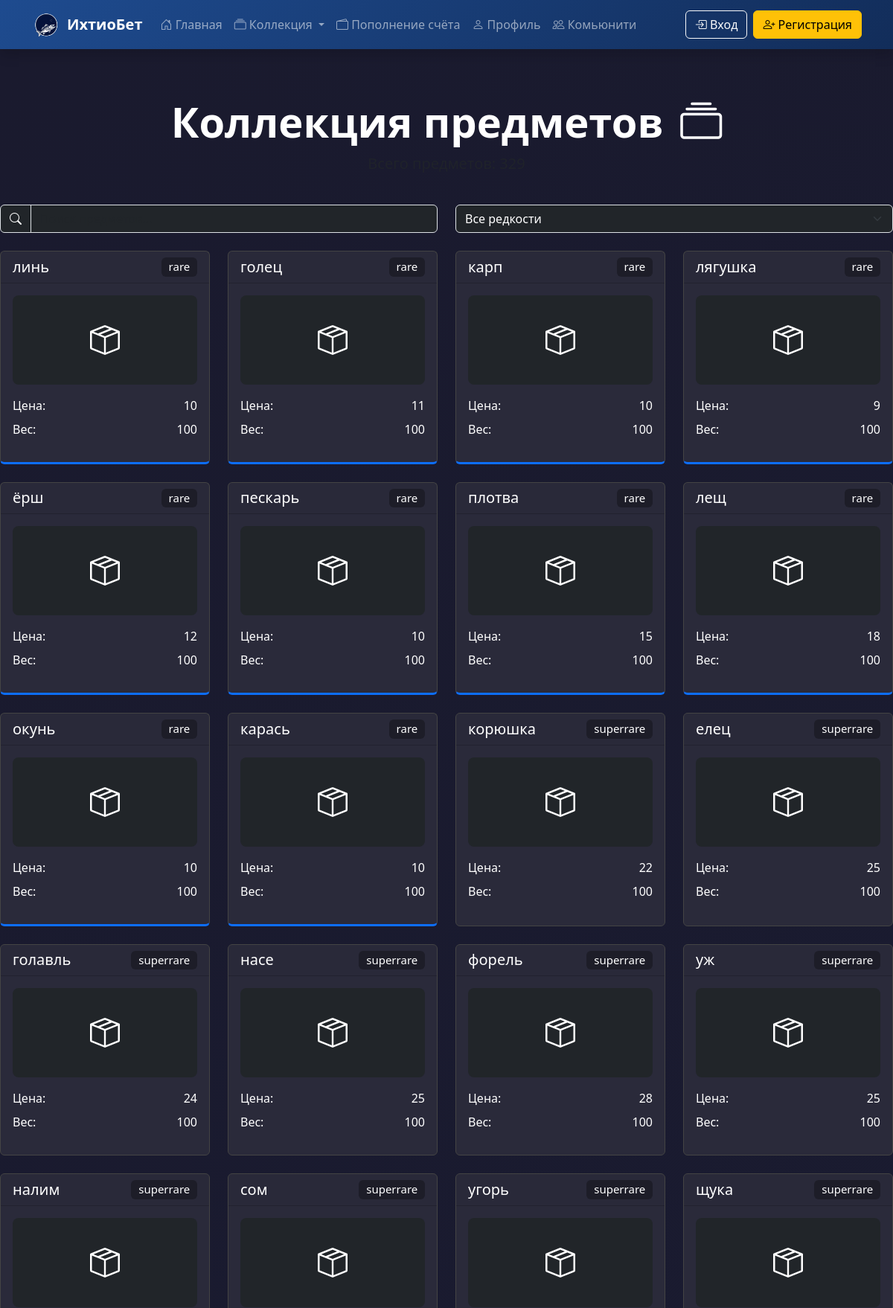
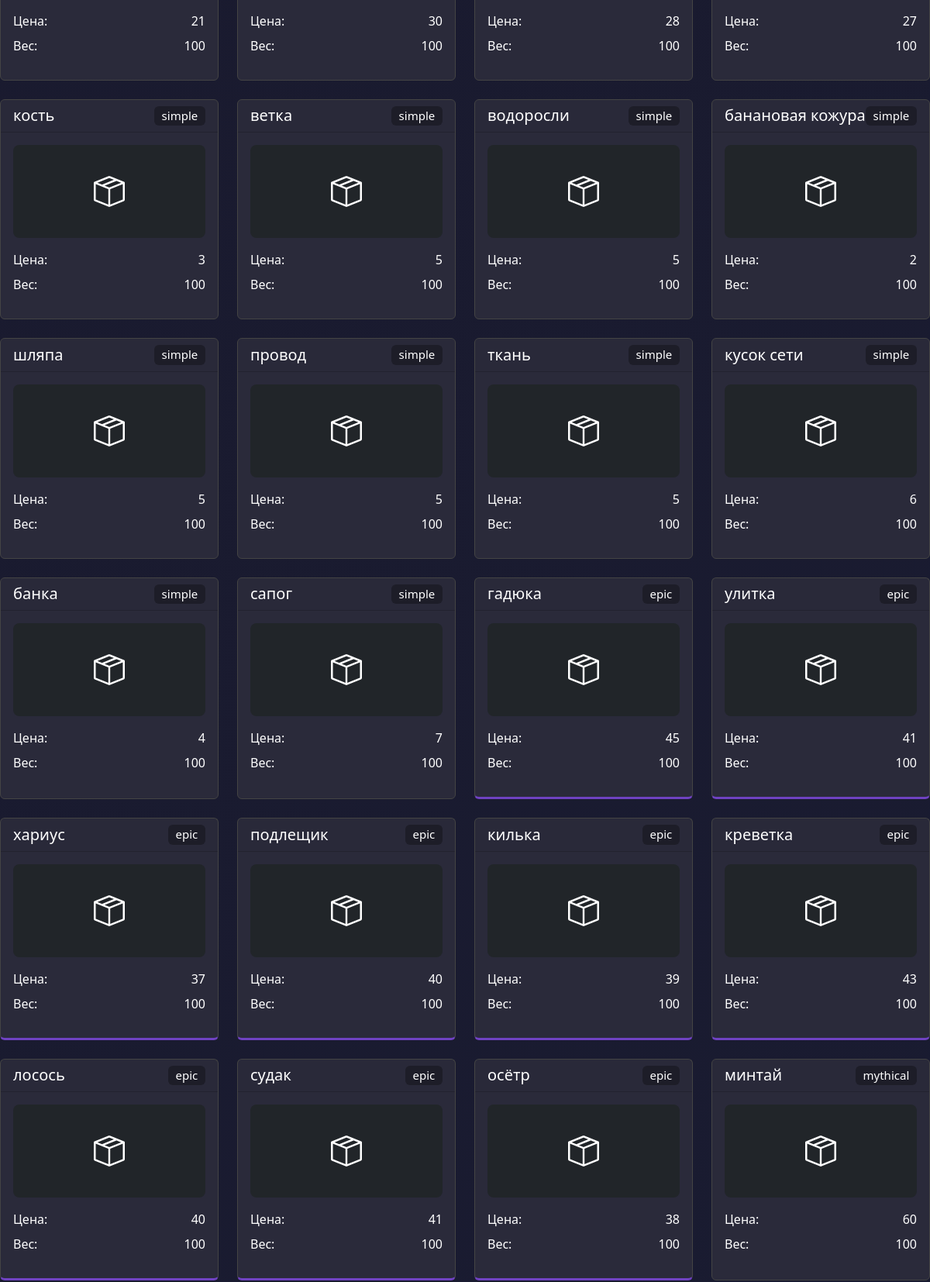
The page /collectionpage (upper part) on the database its author committed (2 pictures, top to bottom).
### app/models.py (models this page shows)
class Base(DeclarativeBase):
    pass

class Items(Base, SerializerMixin):
    __tablename__ = "items"
    id = Column(Integer(), primary_key=True, autoincrement=True)
    name = Column(String(50), nullable=False)
    cost = Column(Integer(), nullable=False)
    rname = Column(String(), nullable=False)
    rarity = Column(String(), nullable=False)
    color = Column(String(), nullable=False)
    w = Column(Integer(), nullable=False)

### app/routes/auth.py (the view)
@auth_bp.route("/collectionpage")
def page_coll():
    user_id = session.get("user_id")
    db_session = factory()
    user = db_session.get(User, user_id)
    inventory = db_session.query(Items)
    inventorys = list()
    for i in inventory:
        b = [i.rname, i.cost, i.rarity, i.color, i.w]
        inventorys.append(b)
    return render_template("collection.html", user=user, inventory=inventorys)

### templates/collection.html (shortened to what this page needs)
{% extends "reuse/base.html" %}
{% block content %}
<div class="collection-container py-5">
  <div class="pricing-header p-3 pb-md-4 mx-auto text-center">
    <h1 class="display-4 fw-bold text-white animate__animated animate__fadeInDown">
      Коллекция предметов
      <i class="bi bi-collection ms-2"></i>
    </h1>
    <p class="fs-5 text-muted animate__animated animate__fadeIn animate__delay-1s">
    </p>
  </div>
  <div class="row mb-4 animate__animated animate__fadeIn animate__delay-1s">
    <div class="col-md-6">
      <div class="input-group">
        <span class="input-group-text bg-dark text-white">
          <i class="bi bi-search"></i>
        </span>
        <input type="text" class="form-control bg-dark text-white" id="searchInput" placeholder="Поиск предметов...">
      </div>
    </div>
    <div class="col-md-6 mt-2 mt-md-0">
      <select class="form-select bg-dark text-white" id="rarityFilter">
        <option value="all">Все редкости</option>
      </select>
    </div>
  </div>
  <div class="row row-cols-1 row-cols-sm-2 row-cols-md-3 row-cols-lg-4 g-4 inventory-grid">
    {% for item in inventory %}
    <div class="col" data-rarity="{{ item[2]|lower }}">
      <div class="card h-100 rarity-{{ item[2]|lower }} animate__animated animate__fadeInUp">
        <div class="card-header">
          <h5 class="my-0 text-white d-flex justify-content-between align-items-center">
            {{ item[0] }}
            <span class="badge rarity-badge">{{ item[2] }}</span>
          </h5>
        </div>
        <div class="card-body d-flex flex-column">
          <div class="mb-3">
            <div class="item-image-placeholder bg-dark rounded-3 d-flex align-items-center justify-content-center mb-3" style="height: 120px;">
              <i class="bi bi-box-seam fs-1 text-white"></i>
            </div>
            <div class="d-flex justify-content-between mb-2">
              <span class="text-white">Цена:</span>
              <span class="text-white">{{ item[1] }}</span>
            </div>
            <div class="d-flex justify-content-between">
              <span class="text-white">Вес:</span>
              <span class="text-white">{{ item[4] }}</span>
            </div>
          </div>
        </div>
      </div>
    </div>
    {% endfor %}
  </div>
</div>
<link rel="stylesheet" href="https://cdn.jsdelivr.net/npm/bootstrap-icons@1.10.0/font/bootstrap-icons.css">
<link rel="stylesheet" href="https://cdnjs.cloudflare.com/ajax/libs/animate.css/4.1.1/animate.min.css">
{% endblock %}

### templates/reuse/base.html (shortened to what this page needs)
<!DOCTYPE html>
<html lang="ru">
<head>
    <link href="https://cdn.jsdelivr.net/npm/bootstrap@5.3.3/dist/css/bootstrap.min.css" rel="stylesheet">
    <link rel="stylesheet" href="https://cdn.jsdelivr.net/npm/bootstrap-icons@1.11.1/font/bootstrap-icons.css">
    <link rel="stylesheet" href="{{ url_for('static', filename='index.css') }}">
    <link rel="stylesheet" href="static/index.css" />
</head>
<body class="bg-dark-blue text-light d-flex flex-column min-vh-100">
    {% include 'reuse/navigation.html' %}
    <main class="flex-grow-1">
        {% block content %}{% endblock %}
    </main>
</body>
</html>

### templates/reuse/navigation.html (shortened to what this page needs)
<nav class="navbar navbar-expand-lg navbar-dark bg-primary-gradient shadow">
    <div class="container">
        <a class="navbar-brand d-flex align-items-center" href="{{ url_for('index.index') }}">
            <img src="{{ url_for('static', filename='img/logo.png') }}" alt="ИхтиоБет" height="40" class="me-2">
            <span class="fw-bold">ИхтиоБет</span>
        </a>
        <div class="collapse navbar-collapse" id="navbarContent">
            <ul class="navbar-nav me-auto mb-2 mb-lg-0">
                <li class="nav-item">
                    <a class="nav-link {{ 'active' if request.endpoint == '' }}" href="{{ url_for('index.index') }}">
                        <i class="bi bi-house-door"></i> Главная
                    </a>
                </li>
                <li class="nav-item dropdown">
                    <a class="nav-link dropdown-toggle" href="#" id="collectionDropdown" role="button" data-bs-toggle="dropdown">
                        <i class="bi bi-collection"></i> Коллекция
                    </a>
                </li>
                <li class="nav-item">
                    <a class="nav-link {{ 'active' if request.endpoint == 'promo' }}" href="{{ url_for('payments.promo') }}">
                        <i class="bi bi-wallet2"></i> Пополнение счёта
                    </a>
                </li>
                <li class="nav-item">
                    <a class="nav-link {{ 'active' if request.endpoint == 'profile' }}" href="{{ url_for('auth.profile') }}">
                        <i class="bi bi-person"></i> Профиль
                    </a>
                </li>
                <li class="nav-item">
                    <a class="nav-link {{ 'active' if request.endpoint == 'community' }}" href="{{ url_for('community.community') }}">
                        <i class="bi bi-people"></i> Комьюнити
                    </a>
                </li>
            </ul>
            <div class="d-flex align-items-center">
                {% if not user %}
                    <a class="btn btn-outline-light me-2" href="{{ url_for('auth.login_user') }}">
                        <i class="bi bi-box-arrow-in-right"></i> Вход
                    </a>
                    <a class="btn btn-warning" href="{{ url_for('auth.register_user') }}">
                        <i class="bi bi-person-plus"></i> Регистрация
                    </a>
                {% endif %}
            </div>
        </div>
    </div>
</nav>

### static/index.css (style rules this page uses)
:root { --dark-blue: #0a192f; --darker-blue: #0a1428; --primary-blue: #1e4b8f; --teal: #00b4d8; --purple: #6a4c93; --orange: #ff7b00; --gold: #ffd700; }
body { background-color: var(--dark-blue); color: #e6f1ff; }
.bg-dark-blue { background-color: var(--dark-blue); }
.bg-primary-gradient { background: linear-gradient(135deg, var(--primary-blue), #122d5a); }

### templates/collection.html (style rules this page uses)
.collection-container { background: linear-gradient(135deg, #1a1a2e 0%, #16213e 100%); min-height: 100vh; color: white; }
.card { background-color: #2a2a3a; border: 1px solid #444; transition: all 0.3s ease; }
.rarity-rare { border-bottom: 3px solid #0d6efd; }
.rarity-epic { border-bottom: 3px solid #6f42c1; }
.rarity-badge { background-color: rgba(0, 0, 0, 0.3); font-weight: normal; }

### rows shown on the page
Items: rname "линь", rarity "rare", cost "10", w "100"
Items: rname "голец", rarity "rare", cost "11", w "100"
Items: rname "карп", rarity "rare", cost "10", w "100"
Items: rname "лягушка", rarity "rare", cost "9", w "100"
Items: rname "ёрш", rarity "rare", cost "12", w "100"
Items: rname "пескарь", rarity "rare", cost "10", w "100"
Items: rname "плотва", rarity "rare", cost "15", w "100"
Items: rname "лещ", rarity "rare", cost "18", w "100"
Items: rname "окунь", rarity "rare", cost "10", w "100"
Items: rname "карась", rarity "rare", item "10", w "100"
Items: rname "корюшка", rarity "superrare", cost "22", w "100"
Items: rname "елец", rarity "superrare", cost "25", w "100"
Items: rname "голавль", rarity "superrare", cost "24", w "100"
Items: rname "насе", rarity "superrare", cost "25", w "100"
Items: rname "форель", rarity "superrare", cost "28", w "100"
Items: rname "уж", rarity "superrare", cost "25", w "100"
Items: rname "налим", rarity "superrare", cost "21", w "100"
Items: rname "сом", rarity "superrare", cost "30", w "100"
Items: rname "угорь", rarity "superrare", cost "28", w "100"
Items: rname "щука", rarity "superrare", cost "27", w "100"
Items: rname "кость", rarity "simple", cost "3", w "100"
Items: rname "ветка", rarity "simple", cost "5", w "100"
Items: rname "водоросли", rarity "simple", cost "5", w "100"
Items: rname "банановая кожура", rarity "simple", cost "2", w "100"
Items: rname "шляпа", rarity "simple", cost "5", w "100"
Items: rname "провод", rarity "simple", cost "5", w "100"
Items: rname "ткань", rarity "simple", cost "5", w "100"
Items: rname "кусок сети", rarity "simple", cost "6", w "100"
Items: rname "банка", rarity "simple", cost "4", w "100"
Items: rname "сапог", rarity "simple", cost "7", w "100"
Items: rname "гадюка", rarity "epic", cost "45", w "100"
Items: rname "улитка", rarity "epic", cost "41", w "100"
Items: rname "хариус", rarity "epic", cost "37", w "100"
Items: rname "подлещик", rarity "epic", cost "40", w "100"
Items: rname "килька", rarity "epic", cost "39", w "100"
Items: rname "креветка", rarity "epic", cost "43", w "100"
Items: rname "лосось", rarity "epic", cost "40", w "100"
Items: rname "судак", rarity "epic", cost "41", w "100"
Items: rname "осётр", rarity "epic", cost "38", w "100"
Items: rname "минтай", rarity "mythical", cost "60", w "100"
